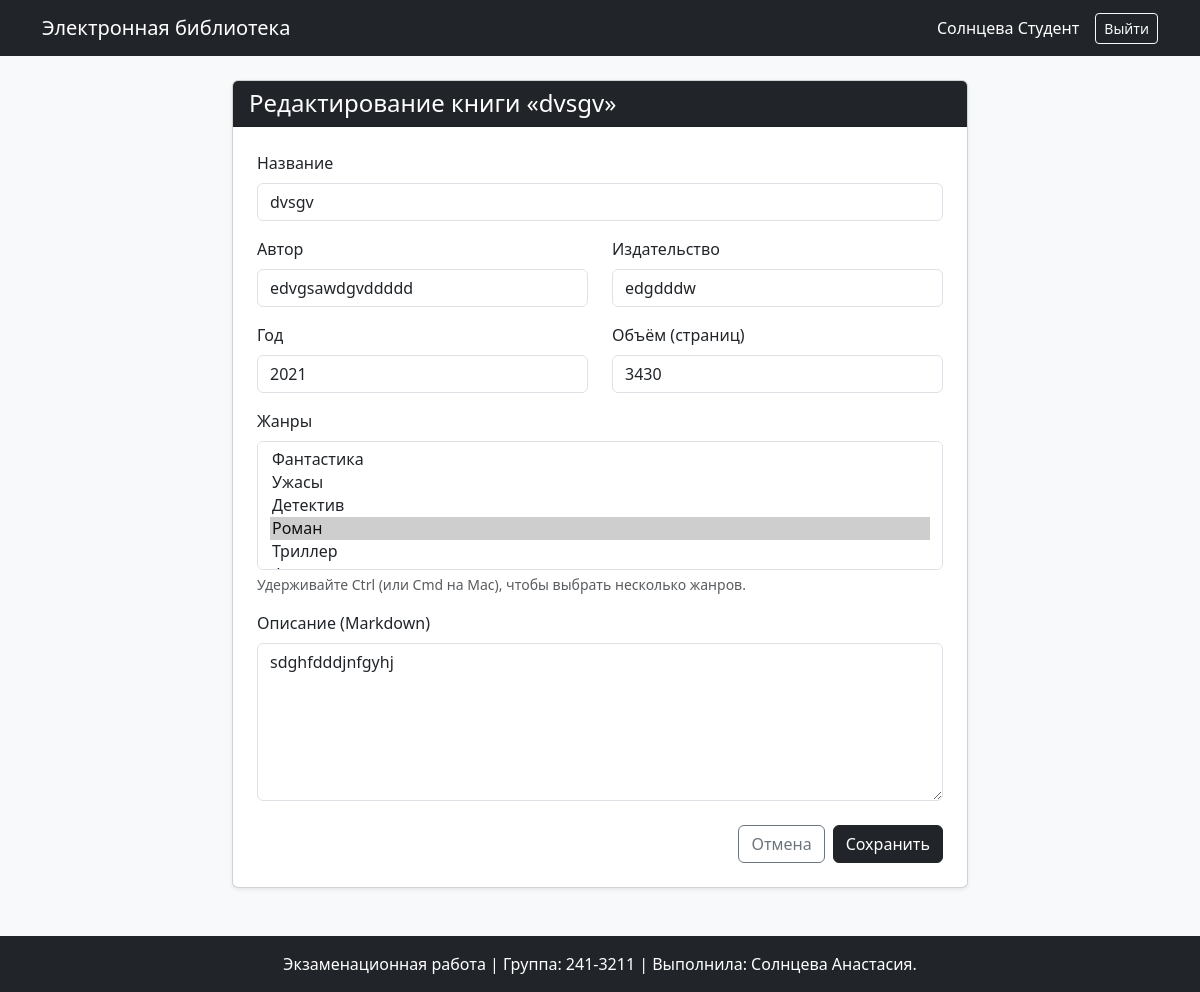
Page /book/1/edit (signed in) on the earlier database version.
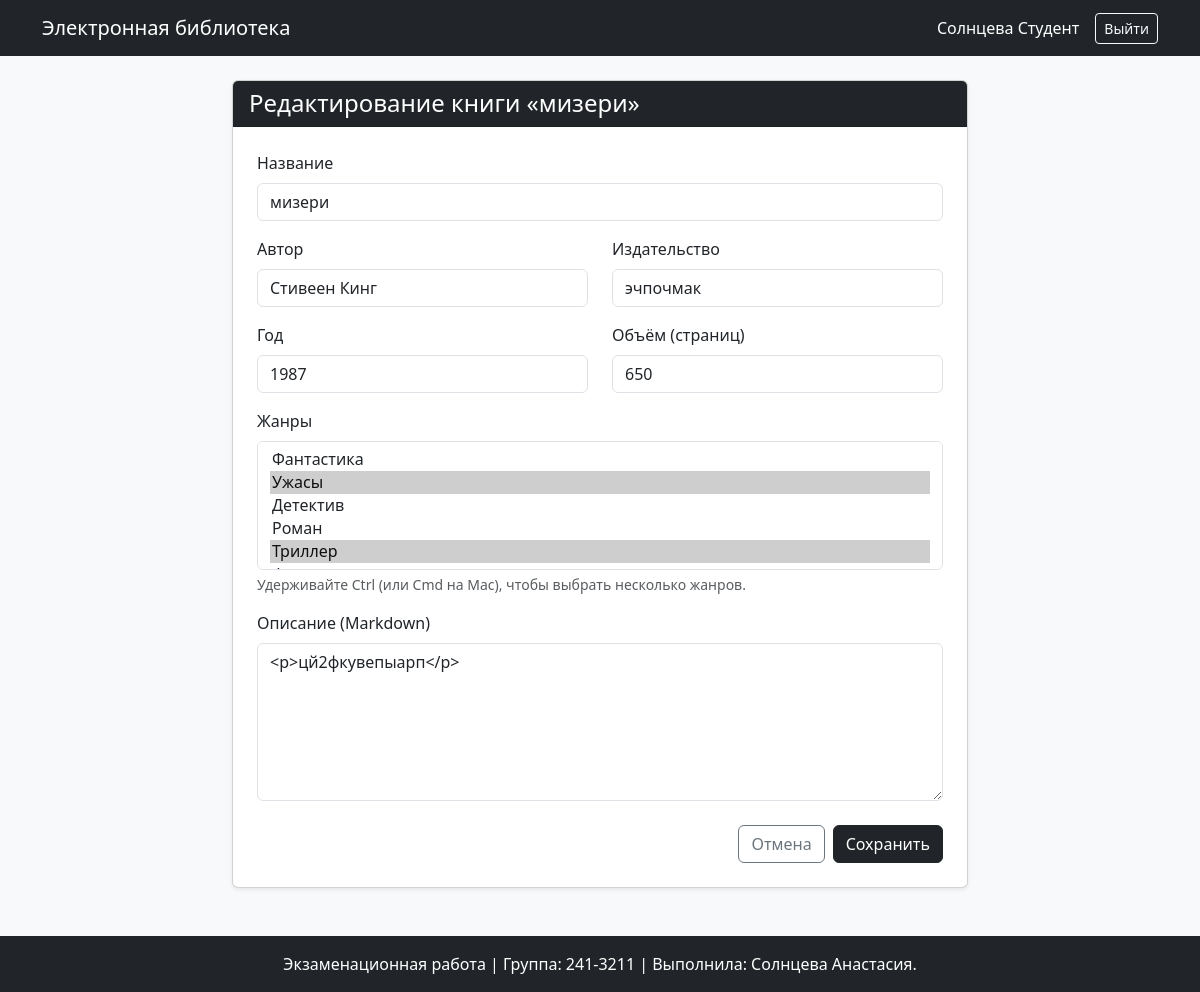
Same page on the later database version.
### models.py (models this page shows, shortened)
class Book(db.Model):
    __tablename__ = 'books'
    id = db.Column(db.Integer, primary_key=True)
    title = db.Column(db.String(255), nullable=False)        # Название
    description = db.Column(db.Text, nullable=False)          # Краткое описание (Markdown)
    year = db.Column(db.Integer, nullable=False)              # Год (в SQLite используем Integer)
    publisher = db.Column(db.String(255), nullable=False)     # Издательство
    author = db.Column(db.String(255), nullable=False)        # Автор
    pages = db.Column(db.Integer, nullable=False)             # Объём в страницах
    genres = db.relationship('Genre', secondary=book_genre, backref=db.backref('books', lazy='dynamic'))

### app.py (the view, shortened to what this page needs)
    @app.route('/book/<int:book_id>/edit', methods=['GET', 'POST'])
    @login_required
    def edit_book(book_id):
        if current_user.role.name not in ['Администратор', 'Модератор']:
            flash('У вас недостаточно прав для выполнения данного действия.', 'danger')
            return redirect(url_for('index'))
        book = Book.query.get_or_404(book_id)
        form = BookForm(obj=book)
        form.genres.choices = [(g.id, g.name) for g in Genre.query.all()]
        del form.cover
        if request.method == 'GET':
            form.genres.data = [g.id for g in book.genres]
        return render_template('add_book.html', form=form, is_edit=True, book=book)

### forms.py
class BookForm(FlaskForm):
    title = StringField('Название', validators=[DataRequired(message="Это поле обязательно для заполнения")])
    description = TextAreaField('Описание (Markdown)', validators=[DataRequired(message="Это поле обязательно для заполнения")])
    year = IntegerField('Год', validators=[DataRequired(message="Это поле обязательно для заполнения")])
    publisher = StringField('Издательство', validators=[DataRequired(message="Это поле обязательно для заполнения")])
    author = StringField('Автор', validators=[DataRequired(message="Это поле обязательно для заполнения")])
    pages = IntegerField('Объём (страниц)', validators=[
        DataRequired(message="Это поле обязательно для заполнения"),
        NumberRange(min=1, message="Количество страниц должно быть больше 0")
    ])
    genres = SelectMultipleField('Жанры', coerce=int)
    cover = FileField('Обложка', validators=[
        FileRequired(message="Необходимо загрузить обложку"),
        FileAllowed(['jpg', 'png', 'jpeg'], 'Только изображения типов JPG, PNG, JPEG!')
    ])
    submit = SubmitField('Сохранить')

### templates/add_book.html (shortened to what this page needs)
{% extends 'base.html' %}
{% block content %}
<div class="row justify-content-center">
    <div class="col-md-8">
        <div class="card shadow-sm mb-5">
            <div class="card-header bg-dark text-white">
                <h4 class="mb-0">{% if is_edit %}Редактирование книги «{{ book.title }}»{% else %}Новая книга{% endif %}</h4>
            </div>
            <div class="card-body p-4">
                <form method="POST" enctype="multipart/form-data" novalidate>
                    <div class="mb-3">
                        {{ form.title.label(class="form-label") }}
                        {{ form.title(class="form-control" + (" is-invalid" if form.title.errors else "")) }}
                    </div>
                    <div class="row">
                        <div class="col-md-6 mb-3">
                            {{ form.author.label(class="form-label") }}
                            {{ form.author(class="form-control" + (" is-invalid" if form.author.errors else "")) }}
                        </div>
                        <div class="col-md-6 mb-3">
                            {{ form.publisher.label(class="form-label") }}
                            {{ form.publisher(class="form-control" + (" is-invalid" if form.publisher.errors else "")) }}
                        </div>
                    </div>
                    <div class="row">
                        <div class="col-md-6 mb-3">
                            {{ form.year.label(class="form-label") }}
                            {{ form.year(class="form-control" + (" is-invalid" if form.year.errors else "")) }}
                        </div>
                        <div class="col-md-6 mb-3">
                            {{ form.pages.label(class="form-label") }}
                            {{ form.pages(class="form-control" + (" is-invalid" if form.pages.errors else "")) }}
                        </div>
                    </div>
                    <div class="mb-3">
                        {{ form.genres.label(class="form-label") }}
                        {{ form.genres(class="form-select" + (" is-invalid" if form.genres.errors else ""), size=5) }}
                        <div class="form-text">Удерживайте Ctrl (или Cmd на Mac), чтобы выбрать несколько жанров.</div>
                    </div>
                    <div class="mb-4">
                        {{ form.description.label(class="form-label") }}
                        {{ form.description(class="form-control" + (" is-invalid" if form.description.errors else ""), rows=6) }}
                    </div>
                    <div class="d-flex justify-content-end gap-2">
                        <a href="{{ url_for('index') }}" class="btn btn-outline-secondary">Отмена</a>
                        {{ form.submit(class="btn btn-dark") }}
                    </div>
                </form>
            </div>
        </div>
    </div>
</div>
{% endblock %}

Differences in the rows shown:
changed Book: title "dvsgv" → "мизери"; author "edvgsawdgvddddd" → "Стивеен Кинг"; publisher "edgdddw" → "эчпочмак"; year "2021" → "1987"; pages "3430" → "650"; description "sdghfdddjnfgyhj" → "<p>цй2фкувепыарп</p>"
Other differences:
form field genres: "Фантастика / Ужасы / Детектив / Роман ☑ / Триллер" → "Фантастика / Ужасы ☑ / Детектив / Роман / Триллер ☑"
